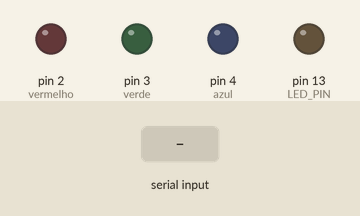
The sketch below on a simulated Arduino Leonardo, built with avr-gcc and run on an emulated ATmega32U4. Shown: output pins drawn as LEDs (lit = HIGH). Inputs (shaded band) come from the test bench. What the sketch prints to the serial monitor is not drawn.

Above: at 1.2 s.
1.3 s: "VERMELHO\n" received over Serial
At 2.5 s:
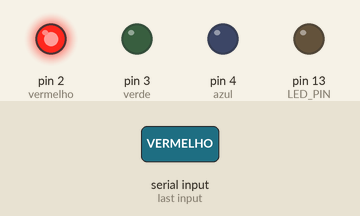
2.8 s: "AZUL\n" received over Serial
At 3.7 s:
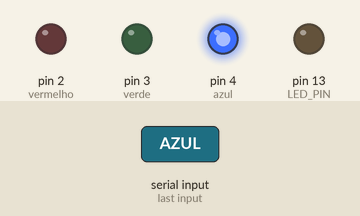
4.3 s: "VERDE\n" received over Serial
At 4.9 s:
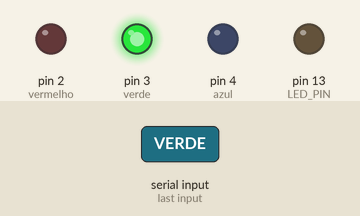
Timing chart, 0 to 7.3 s (numbered marks = the images above; inputs shaded):
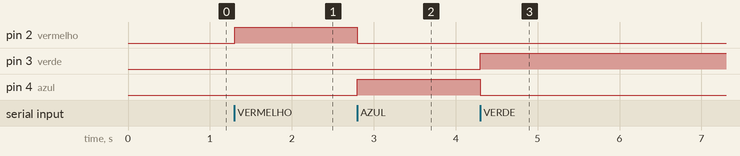

Measured:
- after the input at 1.3 s, pin 2 (vermelho): LOW → HIGH at once
- after the input at 2.8 s, pin 2 (vermelho): HIGH → LOW at once; pin 4 (azul): LOW → HIGH at once
- after the input at 4.3 s, pin 3 (verde): LOW → HIGH at once; pin 4 (azul): HIGH → LOW at once

The sketch:

teste1_arduino.ino
```cpp
// Teste comunicacao Arduino <-> Raspberry Pi via Cabo USB / Serial
const int vermelho = 2;
const int verde = 3;
const int azul = 4;

#define LED_PIN 13

void setup() {
  pinMode(vermelho, OUTPUT);
  pinMode(azul, OUTPUT);
  pinMode(verde, OUTPUT);

  pinMode(LED_PIN, OUTPUT);
  digitalWrite(LED_PIN, LOW);
  Serial.begin(115200);
  while (!Serial) { ; } // espera no Leonardo/Micro
  Serial.println("ARDUINO PRONTO");
}

void cores(int r, int g, int b){
  analogWrite(vermelho, r);
  analogWrite(verde, g);
  analogWrite(azul, b);
}

void loop() {
  // 1. Recebe comandos do Raspberry
  if (Serial.available() > 0) {
    String cmd = Serial.readStringUntil('\n');
    cmd.trim();
    cmd.toUpperCase();

    if (cmd == "VERMELHO") {
      cores(255, 0, 0);
    }
    else if (cmd == "AZUL") {
      cores(0, 0, 255);
    }
    else if (cmd == "VERDE") {
      cores(0, 255, 0);
    }
    else if (cmd == "LED_OFF") {
      digitalWrite(LED_PIN, LOW);
      Serial.println("OK LED OFF");
    }
    else if (cmd.startsWith("ECO:")) {
      Serial.print("ECO_RETORNO:");
      Serial.println(cmd.substring(4));
    }
    else if (cmd.length() > 0) {
      Serial.print("RECEBIDO_DESCONHECIDO:");
      Serial.println(cmd);
    }
  }
}
```
